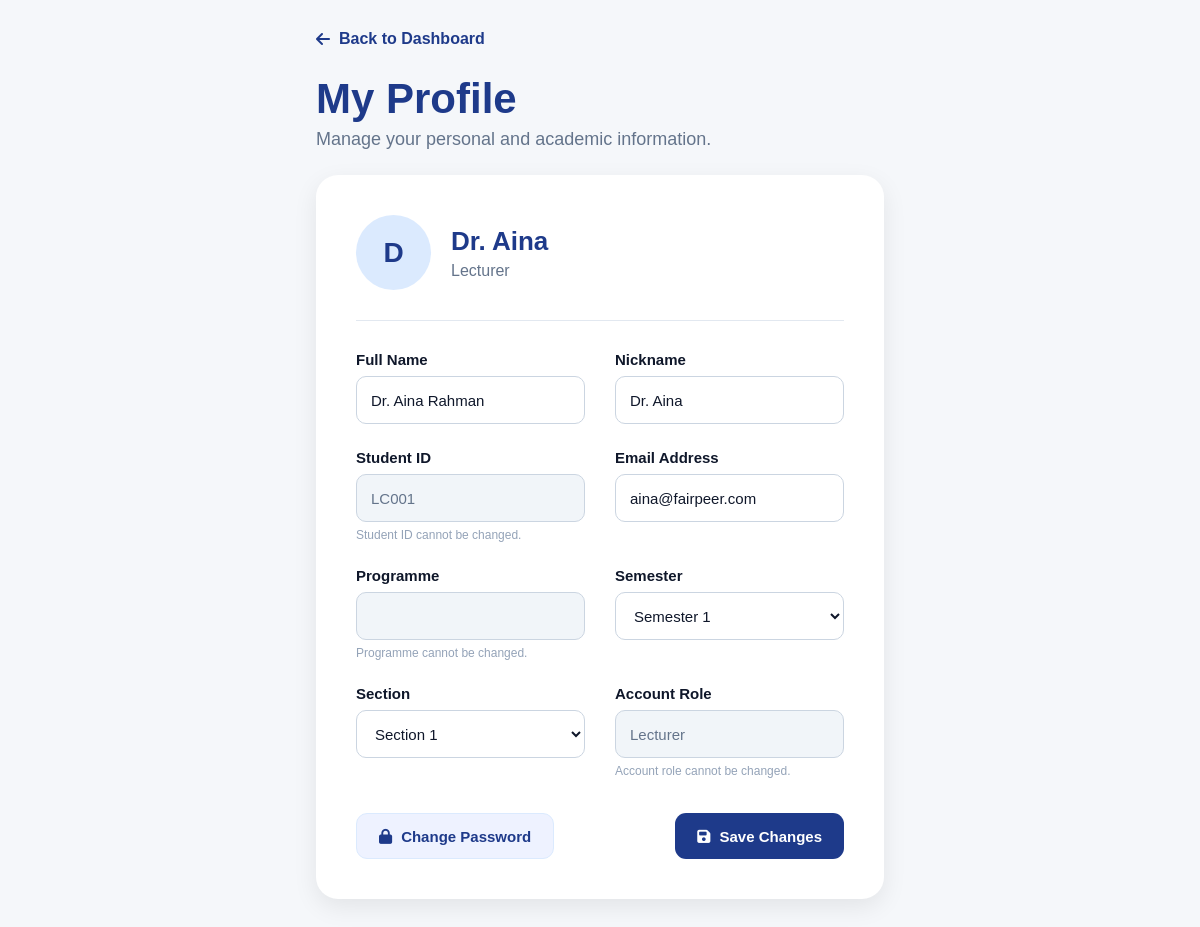
The page /student_profile.php (signed in) on the database its author committed.
### tables this page shows
CREATE TABLE `users` (
  `user_id` int(11) NOT NULL,
  `user_code` varchar(50) DEFAULT NULL,
  `full_name` varchar(100) NOT NULL,
  `nickname` varchar(100) DEFAULT NULL,
  `email` varchar(100) NOT NULL,
  `password` varchar(255) NOT NULL,
  `user_role` varchar(20) DEFAULT 'Student',
  `programme_code` varchar(20) DEFAULT NULL,
  `faculty_code` varchar(20) DEFAULT NULL,
  `semester` varchar(20) DEFAULT NULL,
  `section` varchar(20) DEFAULT NULL,
  `created_at` timestamp NULL DEFAULT current_timestamp()
);

### student_profile.php (the view, shortened to what this page needs)
<?php
require_once "db.php";
$userId = $_SESSION["user_id"];
$userSql = "
    SELECT
        user_code,
        full_name,
        nickname,
        email,
        user_role,
        programme_code,
        semester,
        section
    FROM Users
    WHERE user_id = ?
";
$userStmt = $conn->prepare($userSql);
$userStmt->bind_param(
    "i",
    $userId
);
$userStmt->execute();
$userResult = $userStmt->get_result();
$user = $userResult->fetch_assoc();
$displayName = $user["nickname"];
$avatarLetter = strtoupper(
    substr($displayName, 0, 1)
);
?>
<!DOCTYPE html>
<html lang="en">
<head>
    <link rel="stylesheet" href="css/style.css">
    <link rel="stylesheet" href="css/profile.css">
    <link rel="stylesheet" href="https://cdnjs.cloudflare.com/ajax/libs/font-awesome/6.5.0/css/all.min.css">
</head>
<body>
<main class="profile-main">
    <div class="profile-page">
        <a href="student_dashboard.php" class="back-dashboard">
            <i class="fa-solid fa-arrow-left"></i>
            Back to Dashboard
        </a>
        <div class="profile-page-heading">
            <h2>My Profile</h2>
            <p>Manage your personal and academic information.</p>
        </div>
        <div class="profile-card">
            <div class="profile-summary">
                <div class="profile-large-avatar">
                    <?php echo htmlspecialchars($avatarLetter); ?>
                </div>
                <div class="profile-summary-info">
                    <h2>
                        <?php echo htmlspecialchars($displayName); ?>
                    </h2>
                    <p>
                        <?php echo htmlspecialchars($user["user_role"]); ?>
                    </p>
                </div>
            </div>
            <div class="profile-divider"></div>
            <form
                method="POST"
                action=""
                class="profile-form">
                <div class="profile-form-grid">
                    <div class="profile-field">
                        <label for="full_name">
                            Full Name
                        </label>
                        <input
                            type="text"
                            id="full_name"
                            name="full_name"
                            value="<?php
                            echo htmlspecialchars($user["full_name"]); ?>"
                            required>
                    </div>
                    <div class="profile-field">
                        <label for="nickname">
                            Nickname
                        </label>
                        <input
                            type="text"
                            id="nickname"
                            name="nickname"
                            value="<?php
                            echo htmlspecialchars($user["nickname"] ?? ""); ?>"
                            required>
                    </div>
                    <div class="profile-field">
                        <label>
                            Student ID
                        </label>
                        <input
                            type="text"
                            value="<?php
                            echo htmlspecialchars($user["user_code"]); ?>"
                            disabled>
                        <small>
                            Student ID cannot be changed.
                        </small>
                    </div>
                    <div class="profile-field">
                        <label for="email">
                            Email Address
                        </label>
                        <input
                            type="email"
                            id="email"
                            name="email"
                            value="<?php
                            echo htmlspecialchars($user["email"]); ?>"
                            required>
                    </div>
                    <div class="profile-field">
                        <label>
                            Programme
                        </label>
                        <input
                            type="text"
                            value="<?php
                            echo htmlspecialchars($user["programme_code"] ?? ""); ?>"
                            disabled>
                        <small>
                            Programme cannot be changed.
                        </small>
                    </div>
                    <div class="profile-field">
                        <label for="semester">
                            Semester
                        </label>
                        <select
                            id="semester"
                            name="semester"
                            required>
                            <?php for ($i = 1; $i <= 7; $i++): ?>
                                <option
                                    value="<?php echo $i; ?>"
                                    <?php
                                    if (
                                        (string)$user["semester"] === (string)$i
                                    ) {
                                        echo "selected";
                                    }
                                    ?>>
                                    Semester <?php echo $i; ?>
                                </option>
                            <?php endfor; ?>
                        </select>
                    </div>
                    <div class="profile-field">
                        <label for="section">
                            Section
                        </label>
                        <select
                        id="section"
                        name="section"
                        required>
                    <?php for ($i = 1; $i <= 6; $i++): ?>
                        <option
                        value="<?php echo $i; ?>"
                        <?php
                        if (
                            (string)$user["section"] === (string)$i
                ) {
                    echo "selected";
                }
                ?>>
                Section <?php echo $i; ?>
            </option>
        <?php endfor; ?>
    </select>
</div>
                    <div class="profile-field">
                        <label>
                            Account Role
                        </label>
                        <input
                            type="text"
                            value="<?php
                            echo htmlspecialchars($user["user_role"]); ?>"
                            disabled>
                        <small>
                            Account role cannot be changed.
                        </small>
                    </div>
                </div>
                <div class="profile-actions">
                    <a
                        href="change_password.php"
                        class="change-password-button">
                        <i class="fa-solid fa-lock"></i>
                        Change Password
                    </a>
                    <button
                        type="submit"
                        class="save-profile-button">
                        <i class="fa-solid fa-floppy-disk"></i>
                        Save Changes
                    </button>
                </div>
            </form>
        </div>
    </div>
</main>
</body>
</html>

### css/style.css (style rules this page uses)
* { box-sizing: border-box; margin: 0; padding: 0; }
body { font-family: Arial, sans-serif; min-height: 100vh; display: flex; justify-content: center; align-items: center; background-color: #f1f4f8; }

### css/profile.css (style rules this page uses)
* { box-sizing: border-box; }
body { margin: 0; background: #f5f7fa; font-family: Arial, sans-serif; color: #0f172a; }
.profile-main { min-height: 100vh; background: #f5f7fa; }
.profile-page { width: 100%; max-width: 1250px; margin: 0 auto; padding: 30px 30px 60px; }
.back-dashboard { display: inline-flex; align-items: center; gap: 9px; margin-bottom: 28px; color: #1e3a8a; text-decoration: none; font-size: 16px; font-weight: 600; }
.profile-page-heading { margin-bottom: 25px; }
.profile-page-heading h2 { margin: 0 0 7px 0; color: #1e3a8a; font-size: 42px; line-height: 1.1; }
.profile-page-heading p { margin: 0; color: #64748b; font-size: 18px; }
.profile-card { width: 100%; background: #ffffff; padding: 40px; border-radius: 22px; box-shadow: 0 8px 25px rgba(0, 0, 0, 0.08); }
.profile-summary { display: flex; align-items: center; gap: 20px; }
.profile-large-avatar { width: 75px; height: 75px; flex-shrink: 0; display: flex; align-items: center; justify-content: center; background: #dbeafe; color: #1e3a8a; border-radius: 50%; font-size: 28px; font-weight: 700; }
.profile-summary-info h2 { margin: 0 0 5px; color: #1e3a8a; font-size: 26px; }
.profile-summary-info p { margin: 0; color: #64748b; font-size: 16px; }
.profile-divider { width: 100%; height: 1px; margin: 30px 0; background: #e2e8f0; }
.profile-form-grid { display: grid; grid-template-columns: repeat(2, minmax(0, 1fr)); gap: 25px 30px; }
.profile-field { display: flex; flex-direction: column; }
.profile-field label { margin-bottom: 8px; color: #0f172a; font-size: 15px; font-weight: 600; }
.profile-field input, .profile-field select { width: 100%; height: 48px; padding: 0 14px; background: #ffffff; border: 1px solid #cbd5e1; border-radius: 10px; color: #0f172a; font-size: 15px; transition: 0.2s; }
.profile-field input:disabled { background: #f1f5f9; color: #64748b; cursor: not-allowed; }
.profile-field small { margin-top: 6px; color: #94a3b8; font-size: 12px; }
.profile-actions { display: flex; justify-content: space-between; align-items: center; margin-top: 35px; }
.change-password-button, .save-profile-button { min-height: 46px; display: inline-flex; align-items: center; justify-content: center; gap: 9px; padding: 0 22px; border-radius: 11px; font-size: 15px; font-weight: 600; text-decoration: none; cursor: pointer; }
.change-password-button { background: #eef2ff; color: #1e3a8a; border: 1px solid #dbeafe; }
.save-profile-button { background: #1e3a8a; color: #ffffff; border: none; }

### rows shown on the page
users: nickname "D", nickname "Dr. Aina", user_role "Lecturer", full_name "Dr. Aina Rahman", user_code "LC001", email "aina@fairpeer.com"
